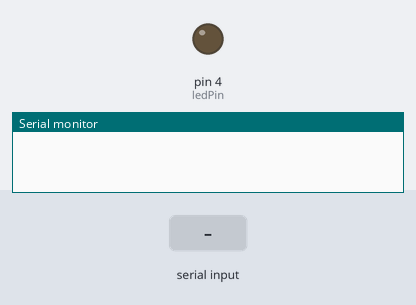
Recording of a sketch running on a simulated Arduino Uno, built with avr-gcc and run on an emulated ATmega328P. Shown: output pins drawn as LEDs (lit = HIGH), the last lines printed to the serial monitor. The inputs (shaded band) are chosen by the test bench.

Above: at 1.2 s.
1.3 s: "on\n" received over the second serial link
At 2.2 s:
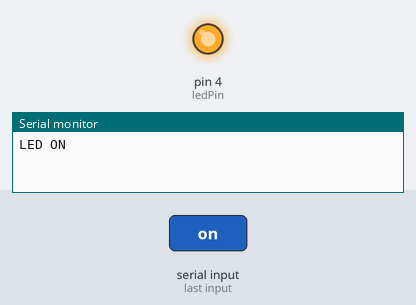
2.8 s: "off\n" received over the second serial link
At 3.4 s:
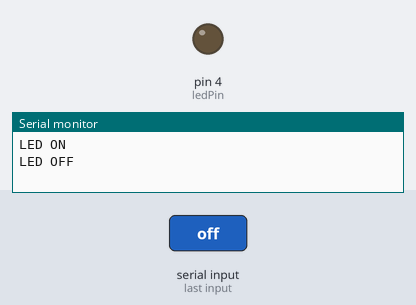
Timing chart, 0 to 5.8 s (numbered marks = the images above; inputs shaded):
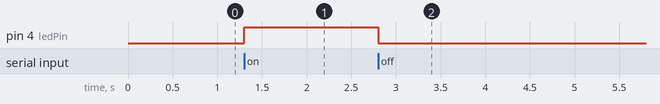

Measured:
- after the input at 1.3 s, pin 4 (ledPin): LOW → HIGH at once
- after the input at 2.8 s, pin 4 (ledPin): HIGH → LOW at once

The sketch:

Led_is_interfacing_with_bluetooth.ino
```cpp
#include <SoftwareSerial.h>

// Create a software serial port for Bluetooth communication
SoftwareSerial bluetooth(10, 11); // RX, TX

const int ledPin = 4; // Pin where the LED is connected
String receivedString = ""; // Variable to store incoming data

void setup() {
  pinMode(ledPin, OUTPUT); // Set LED pin as output
  Serial.begin(9600); // Start serial communication for debugging
  bluetooth.begin(9600); // Start software serial communication with Bluetooth module
}

void loop() {
  while (bluetooth.available()) { // Check if data is available to read
    char receivedChar = bluetooth.read(); // Read the incoming byte

    if (receivedChar == '\n' || receivedChar == '\r') { // End of command
      if (receivedString == "on") { // Turn LED ON if command is "on"
        digitalWrite(ledPin, HIGH);
        Serial.println("LED ON"); // Optional: Debugging message
      } else if (receivedString == "off") { // Turn LED OFF if command is "off"
        digitalWrite(ledPin, LOW);
        Serial.println("LED OFF"); // Optional: Debugging message
      }

      receivedString = ""; // Clear the string buffer for the next message
    } else {
      receivedString += receivedChar; // Append character to the string buffer
    }
  }
}
```
